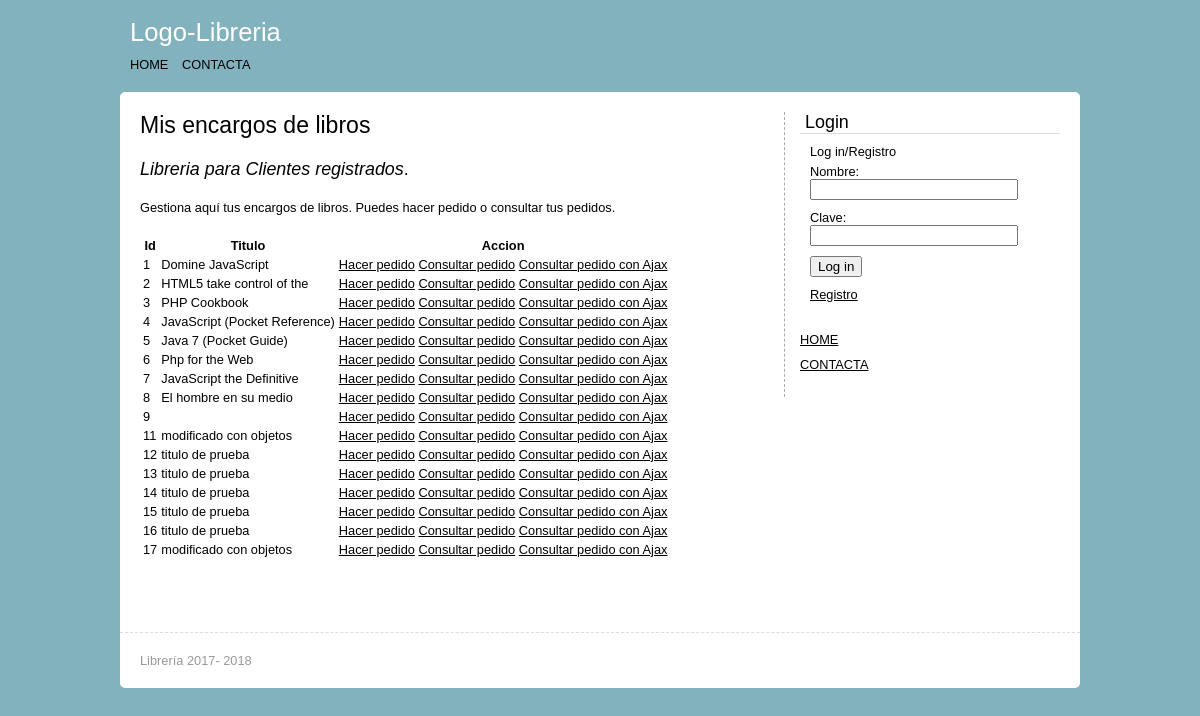
/soyCliente.php, run on the app's committed database.
### tables this page shows
CREATE TABLE `libros` (
  `id_libro` int(20) NOT NULL,
  `autor` varchar(50) NOT NULL,
  `titulo` varchar(50) NOT NULL,
  `isbn` int(11) NOT NULL COMMENT 'isbn son 13 dígitos',
  `editorial` varchar(50) NOT NULL,
  `idioma` varchar(50) NOT NULL,
  `year` date NOT NULL,
  `cubierta` varchar(20) NOT NULL COMMENT 'tapa dura o blanda',
  `tipo` varchar(50) NOT NULL DEFAULT 'libro' COMMENT 'libro, colección, material',
  `paginas` varchar(20) NOT NULL,
  `unidades` int(20) NOT NULL DEFAULT '0' COMMENT 'stock',
  `disponibilidad` varchar(1) NOT NULL DEFAULT 'S' COMMENT 'S , N'
);

### core/functions/books.php (called while the page is built, shortened)
<?php
function get_all_books($connection) {
    $result = $connection->query("SELECT * FROM libros");
    $books = [];
    while ($book = $result->fetch_object('Book')) {
    	$books[] = $book;
    }
    return $books;
}
?>

### core/classes/book.php (called while the page is built, shortened)
<?php
class Book {
	private $id_libro;
	private $titulo;
	public function get_id_libro() {
		return $this->id_libro;
	}
	public function get_titulo() {
		return $this->titulo;
	}
}

### soyCliente.php (the view, shortened to what this page needs)
<?php require 'core/init.php'; ?>
<?php include 'includes/overall/overallheader.php'; ?>
	<h1>Mis encargos de libros</h1>
<h2> <i>Libreria para Clientes registrados</i>. </h2>
<p>Gestiona aquí tus encargos de libros. Puedes hacer pedido o consultar tus pedidos.</p>
	<table>
		<tr>
			<th>Id</th>
			<th>Titulo</th>
			<th>Accion</th>
		</tr>
	<?php foreach (get_all_books($conexion) as $book) { ?>
		<tr>
			<td>
				<?php echo $book->get_id_libro() ?>
			</td>
			<td>
				<?php echo $book->get_titulo() ?>
			</td>
			<td>
				<a href="libroHacerPedido.php">Hacer pedido</a>
				<a href="libroConsultarPedido.php">Consultar pedido</a>
				<a class="consultarpedido" data-id="<?php echo $book->get_id_libro() ?>" href="#">
				Consultar pedido con Ajax</a>
			</td>
		</tr>
	<?php } ?>
	</table>
<?php include 'includes/overall/overallfooter.php'; ?>

### css/estilo.css (style rules this page uses)
h1, h2 { padding:0; margin:0 0 20px 0; font-weight:normal; }
p { padding:0; margin:0 0 20px 0; }
a:link, a:visited { text-decoration:underline; color:#000; }
h1 { font-size:1.8em; }
h2 { font-size:1.4em; }
body { background:#82b2be; font-family:Arial; font-size:0.8em; }

### data on the page
libros: id_libro "1", titulo "Domine JavaScript"
libros: id_libro "2", titulo "HTML5 take control of the"
libros: id_libro "3", titulo "PHP Cookbook"
libros: id_libro "4", titulo "JavaScript (Pocket Reference)"
libros: id_libro "5", titulo "Java 7 (Pocket Guide)"
libros: id_libro "6", titulo "Php for the Web"
libros: id_libro "7", titulo "JavaScript the Definitive"
libros: id_libro "8", titulo "El hombre en su medio"
libros: id_libro "9"
libros: id_libro "11", titulo "modificado con objetos"
libros: id_libro "12", titulo "titulo de prueba"
libros: id_libro "13", titulo "titulo de prueba"
libros: id_libro "14", titulo "titulo de prueba"
libros: id_libro "15", titulo "titulo de prueba"
libros: id_libro "16", titulo "titulo de prueba"
libros: id_libro "17", titulo "modificado con objetos"
